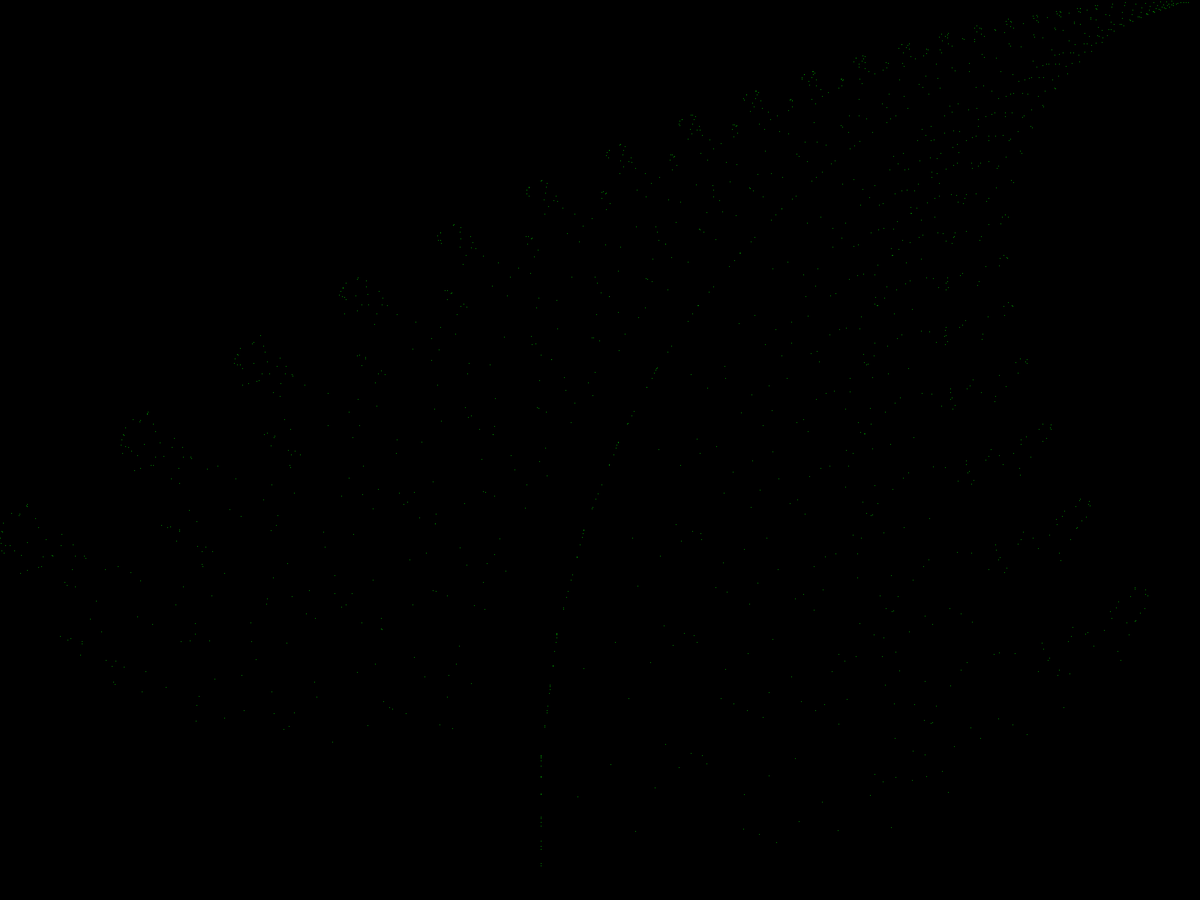
Frame 1 (no input)
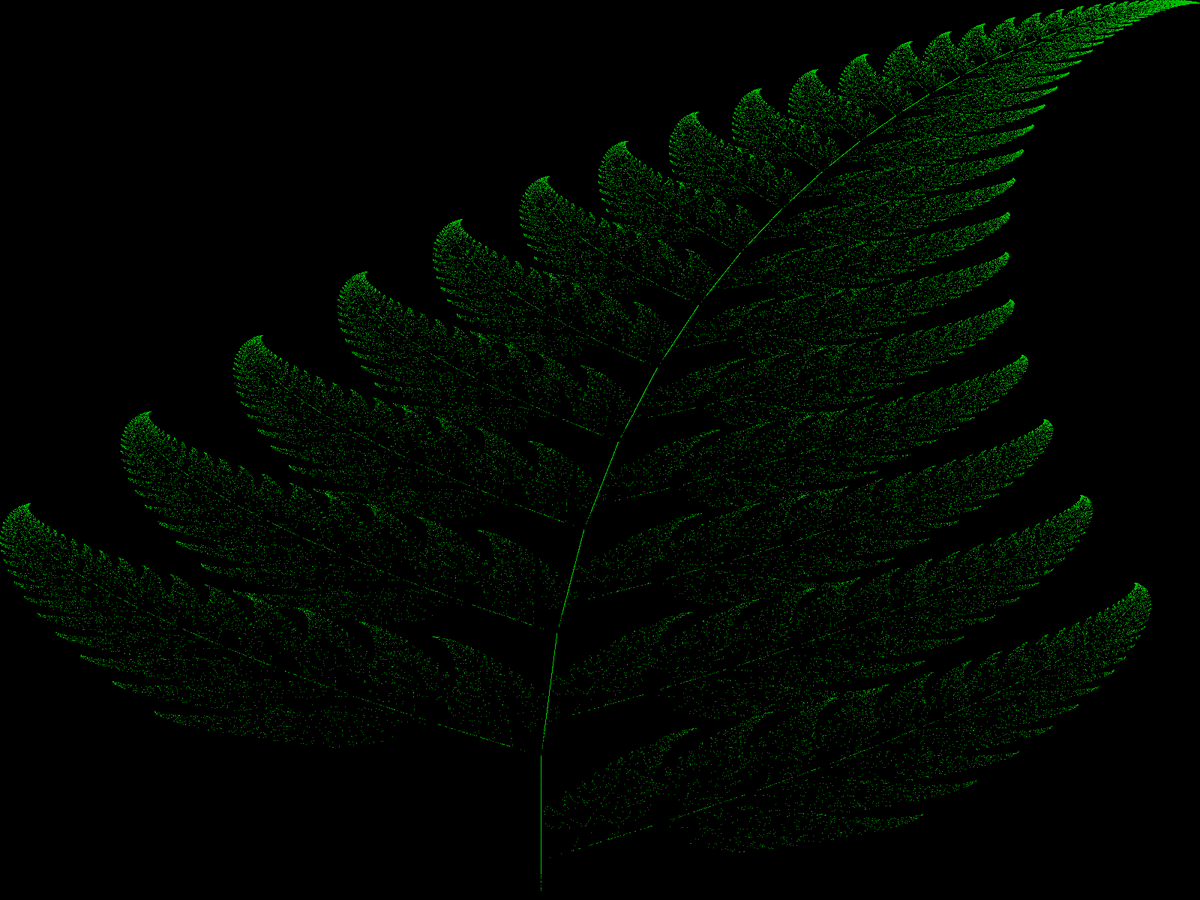
Frame 60 (the mouse pressed at the canvas centre just before this capture)
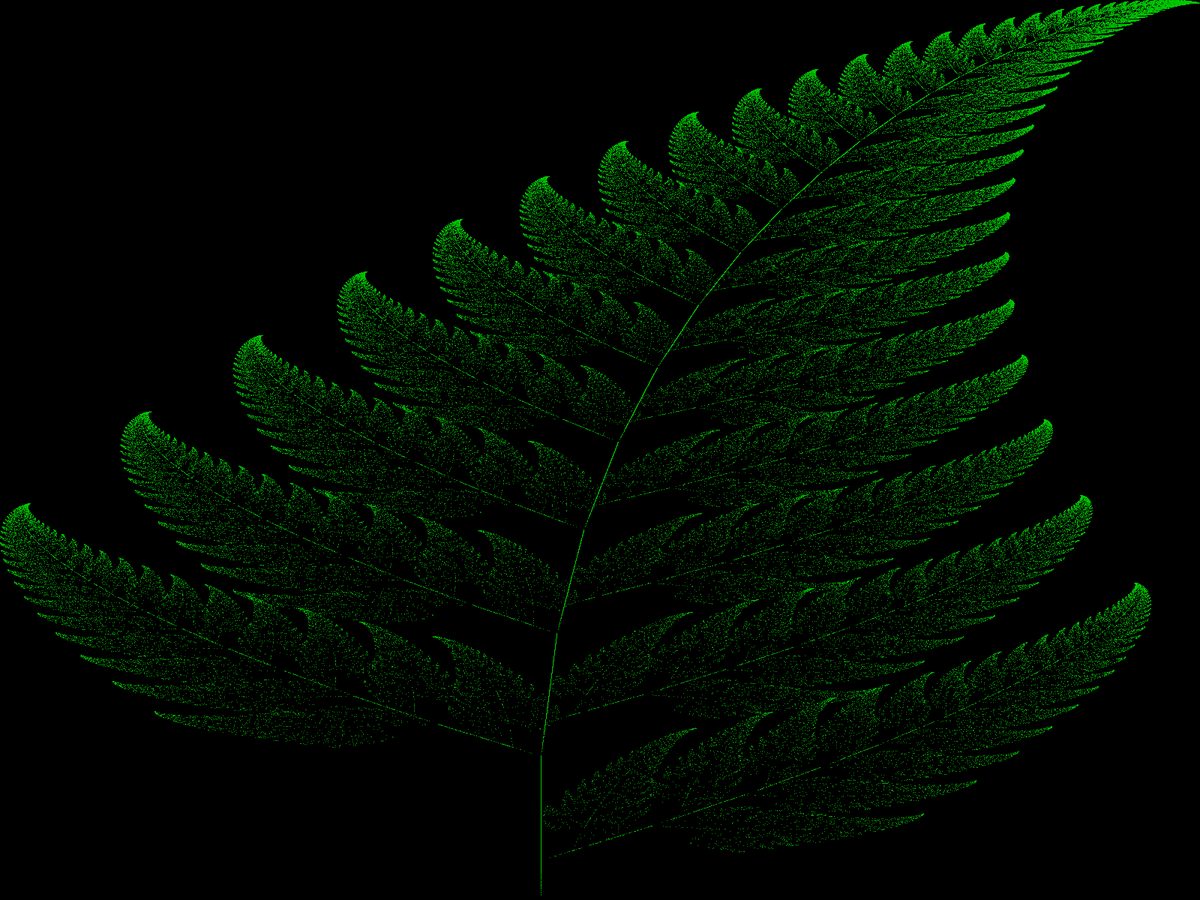
Frame 120 (the mouse held since frame 60 and released just before this capture)

The Processing sketch that drew these frames (run headless with seeded random() and noise(); from frame 60 on, the mouse is pressed at the canvas centre):

// Processing sketch: barnsley_fern
// ── barnsley_fern.pde

float x= 0;
float y = 0;
int times = 1500;

void setup() {
  //size(600, 600);
  fullScreen();
  background(0);
}

void draw() {  
  stroke(0, 200, 0);
  strokeWeight(1);
  //translate(0, height/2);

  for (int i = 0; i<times; i++) {

    float px = map(x, -2.1820, 2.6558, 0, width);
    float py = map(y, 0, 9.9983, height, 0);
    point(px, py);

    updatePos();
  }
}

void updatePos() {
  float[][] posMul = {{x}, {y}};

  int index = pickOne();
  float[][][] randSet = sets[index];

  float[][] newMat = add(mul(randSet[0], posMul), randSet[1]);
  x = newMat[0][0];
  y = newMat[1][0];
}

// ── matricesData.pde
float[][] m1 = {
  {0.00, 0.00}, 
  {0.00, 0.16}
};
float[][] m1a = {
  {0.00}, 
  {0.00}
};



float[][] m2 = {
  {0.85, 0.04}, 
  {-0.04, 0.85}
};
float[][] m2a = {
  {0.00}, 
  {1.60}
};



float[][] m3 = {
  {0.20, -0.26}, 
  {0.23, 0.22}
};
float[][] m3a = {
  {0.00}, 
  {1.60}
};



float[][] m4 = {
  {-0.15, 0.28}, 
  {0.26, 0.24}
};
float[][] m4a = {
  {0.00}, 
  {0.44}
};

float[][][] set1 = {
  m1, m1a
};
float[][][] set2 = {
  m2, m2a
};
float[][][] set3 = {
  m3, m3a
};
float[][][] set4 = {
  m4, m4a
};

float[][][][] sets = {
  set1, set2, set3, set4
};





float[] probabs = {
  0.01, 0.85, 0.07, 0.07
};

int pickOne(){
  float r = random(1);
  int index = 0;
  while(r>0){
    r -= probabs[index];
    index++;
  }
  index--;
  return index;
}

// ── matrix.pde
float[][] mul(float[][]a, float[][] b) {
  int colsM1 = a[0].length;
  int rowsM1 = a.length;

  int colsM2 = b[0].length;
  int rowsM2 = b.length;

  if (colsM1!=rowsM2) {
    println("columns of first matrix are not matching rows of the second matrix");
    return null;
  }

  float [][]result = new float[rowsM1][colsM2];

  for (int i = 0; i < rowsM1; i++) {
    for (int j = 0; j < colsM2; j++) {
      float sum = 0;
      for (int k = 0; k < rowsM1; k++) {
        sum += a[i][k] * b[k][j];
      }
      result[i][j] = sum;
    }
  }

  return result;
}

float[][] add(float[][]a, float[][] b){
  int colsA = a[0].length;
  int rowsA = a.length;
  int colsB = b[0].length;
  int rowsB = b.length;
  if(rowsA!=rowsB){
    println("rows of matrices are not matching");
    return null;
  }
  float[][] result = new float[rowsA][colsA];
  for(int i = 0; i<rowsA; i++){
    for(int j = 0; j<colsA; j++){
      result[i][j] = 0;
      result[i][j] = a[i][j] + b[i][0];
    }
  }
  return result;
}





void printM(float[][] m) {
  int cols = m[0].length;
  int rows = m.length;
  println(rows+"x"+cols);
  println("---");
  for (int i = 0; i < rows; i++) {
    for (int j = 0; j < cols; j++) {
      print(m[i][j] + " ");
    }
    println();
  }
  println();
  println();
}
